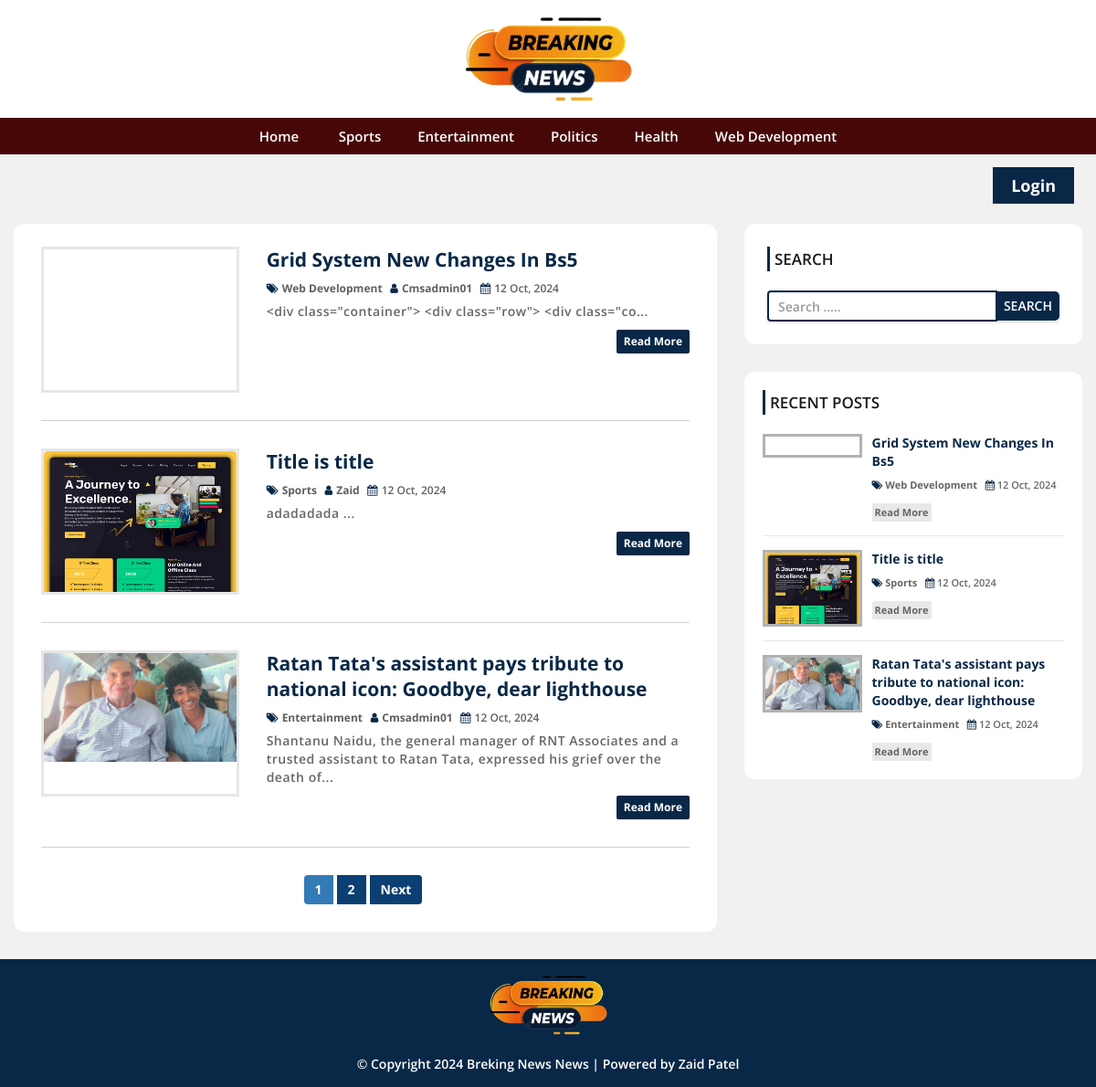
The page / on the database its author committed.
### tables this page shows
CREATE TABLE `settings` (
  `id` int(11) NOT NULL,
  `websitename` varchar(60) NOT NULL,
  `logo` varchar(255) NOT NULL,
  `footerdesc` varchar(255) NOT NULL
);

CREATE TABLE `category` (
  `category_id` int(11) NOT NULL,
  `category_name` varchar(100) NOT NULL,
  `post` int(11) NOT NULL DEFAULT 0
);

CREATE TABLE `post` (
  `post_id` int(11) NOT NULL,
  `title` varchar(100) NOT NULL,
  `description` text NOT NULL,
  `category` varchar(100) NOT NULL,
  `post_date` varchar(50) NOT NULL,
  `author` int(11) NOT NULL,
  `post_img` varchar(100) NOT NULL
);

CREATE TABLE `user` (
  `user_id` int(10) UNSIGNED NOT NULL,
  `first_name` varchar(30) NOT NULL,
  `last_name` varchar(30) NOT NULL,
  `username` varchar(30) DEFAULT NULL,
  `password` varchar(40) DEFAULT NULL,
  `role` int(11) NOT NULL
);

### config.php (called while the page is built, shortened)
<?php
$hostname = "http://localhost/news-site";
?>

### index.php (the view, shortened to what this page needs)
<?php include 'header.php'; ?>
    <div id="main-content">
        <div class="container-fluid">
            <div class="row">
                <div class="col-md-8">
                    <div class="post-container">
                      <?php
                        include "config.php";
                        $limit = 3;
                        if(isset($_GET['page'])){
                          $page = $_GET['page'];
                        }else{
                          $page = 1;
                        }
                        $offset = ($page - 1) * $limit;
                        $sql = "SELECT post.post_id, post.title, post.description,post.post_date,post.author,
                        category.category_name,user.username,post.category,post.post_img FROM post
                        LEFT JOIN category ON post.category = category.category_id
                        LEFT JOIN user ON post.author = user.user_id
                        ORDER BY post.post_id DESC LIMIT {$offset},{$limit}";
                        $result = mysqli_query($conn, $sql) or die("Query Failed.");
                        if(mysqli_num_rows($result) > 0){
                          while($row = mysqli_fetch_assoc($result)) {
                      ?>
                        <div class="post-content">
                            <div class="row">
                                <div class="col-md-4">
                                  <a class="post-img" href="single.php?id=<?php echo $row['post_id']; ?>"><img src="admin/upload/<?php echo $row['post_img']; ?>" alt=""/></a>
                                </div>
                                <div class="col-md-8">
                                  <div class="inner-content clearfix">
                                      <h3><a href='single.php?id=<?php echo $row['post_id']; ?>'><?php echo $row['title']; ?></a></h3>
                                      <div class="post-information">
                                          <span>
                                              <i class="fa fa-tags" aria-hidden="true"></i>
                                              <a href='category.php?cid=<?php echo $row['category']; ?>'><?php echo $row['category_name']; ?></a>
                                          </span>
                                          <span>
                                              <i class="fa fa-user" aria-hidden="true"></i>
                                              <a href='author.php?aid=<?php echo $row['author']; ?>'><?php echo $row['username']; ?></a>
                                          </span>
                                          <span>
                                              <i class="fa fa-calendar" aria-hidden="true"></i>
                                              <?php echo $row['post_date']; ?>
                                          </span>
                                      </div>
                                      <p class="description">
                                          <?php echo substr($row['description'],0,130) . "..."; ?>
                                      </p>
                                      <a class='read-more pull-right' href='single.php?id=<?php echo $row['post_id']; ?>'>read more</a>
                                  </div>
                                </div>
                            </div>
                        </div>
                        <?php
                          }
                        }else{
                          echo "<h2>No Record Found.</h2>";
                        }
                        $sql1 = "SELECT * FROM post";
                        $result1 = mysqli_query($conn, $sql1) or die("Query Failed.");
                        if(mysqli_num_rows($result1) > 0){
                          $total_records = mysqli_num_rows($result1);
                          $total_page = ceil($total_records / $limit);
                          echo '<ul class="pagination admin-pagination">';
                          for($i = 1; $i <= $total_page; $i++){
                            if($i == $page){
                              $active = "active";
                            }else{
                              $active = "";
                            }
                            echo '<li class="'.$active.'"><a href="index.php?page='.$i.'">'.$i.'</a></li>';
                          }
                          if($total_page > $page){
                            echo '<li><a href="index.php?page='.($page + 1).'">Next</a></li>';
                          }
                          echo '</ul>';
                        }
                        ?>
                    </div>
                </div>
                <?php include 'sidebar.php'; ?>
            </div>
        </div>
    </div>
<?php include 'footer.php'; ?>

### header.php (shortened to what this page needs)
<?php
include "config.php";
?>
<!DOCTYPE html>
<html lang="en">
<head>
  <link rel="stylesheet" href="css/bootstrap.min.css" />
  <link rel="stylesheet" href="css/font-awesome.css">
  <link rel="stylesheet" href="css/style.css">
</head>
<body>
  <div id="header">
    <div class="container">
      <div class="row">
        <div class="col-md-offset-4 col-md-4">
          <?php
          include "config.php";
          $sql = "SELECT * FROM settings";
          $result = mysqli_query($conn, $sql) or die("Query Failed.");
          if (mysqli_num_rows($result) > 0) {
            while ($row = mysqli_fetch_assoc($result)) {
              if ($row['logo'] == "") {
                echo '<a href="index.php"><h1>' . $row['websitename'] . '</h1></a>';
              } else {
                echo '<a href="index.php" id="logo"><img src="admin/images/' . $row['logo'] . '"></a>';
              }
            }
          }
          ?>
        </div>
      </div>
    </div>
  </div>
  <div id="menu-bar">
    <div class="container">
      <div class="row">
        <div class="col-md-12">
          <?php
          include "config.php";
          $sql = "SELECT * FROM category WHERE post > 0";
          $result = mysqli_query($conn, $sql) or die("Query Failed. : Category");
          if (mysqli_num_rows($result) > 0) {
            $active = "";
          ?>
            <ul class='menu'>
              <li><a href='<?php echo $hostname; ?>'>Home</a></li>
              <?php while ($row = mysqli_fetch_assoc($result)) {
                echo "<li><a class='{$active}' href='category.php?cid={$row['category_id']}'>{$row['category_name']}</a></li>";
              } ?>
            </ul>
          <?php } ?>
        </div>
      </div>
    </div>
  </div>
  <div class="login-btn-wrapper">
    <?php
    if (!isset($_SESSION['username'])) { ?>
      <a href="admin/index.php">Login</a>
    <?php } else { ?>
      <a href="admin/post.php"><?php echo $_SESSION['username'] ?> &bullet; Add Post</a>
    <?php } ?>
  </div>

### sidebar.php
<div id="sidebar" class="col-md-4">
    <div class="search-box-container">
        <h4>Search</h4>
        <form class="search-post" action="search.php" method ="GET">
            <div class="input-group">
                <input type="text" name="search" class="form-control" placeholder="Search .....">
                <span class="input-group-btn">
                    <button type="submit" class="btn btn-danger">Search</button>
                </span>
            </div>
        </form>
    </div>
    <div class="recent-post-container">
        <h4>Recent Posts</h4>
        <?php
        include "config.php";
        $limit = 3;
        $sql = "SELECT post.post_id, post.title, post.post_date,
        category.category_name,post.category,post.post_img FROM post
        LEFT JOIN category ON post.category = category.category_id
        ORDER BY post.post_id DESC LIMIT {$limit}";
        $result = mysqli_query($conn, $sql) or die("Query Failed. : Recent Post");
        if(mysqli_num_rows($result) > 0){
          while($row = mysqli_fetch_assoc($result)) {
      ?>
        <div class="recent-post">
            <a class="post-img" href="single.php?id=<?php echo $row['post_id']; ?>">
                <img src="admin/upload/<?php echo $row['post_img']; ?>" alt=""/>
            </a>
            <div class="post-content">
                <h5><a href="single.php?id=<?php echo $row['post_id']; ?>"><?php echo $row['title']; ?></a></h5>
                <span>
                    <i class="fa fa-tags" aria-hidden="true"></i>
                    <a href='category.php?cid=<?php echo $row['category']; ?>'><?php echo $row['category_name']; ?></a>
                </span>
                <span>
                    <i class="fa fa-calendar" aria-hidden="true"></i>
                    <?php echo $row['post_date']; ?>
                </span>
                <a class="read-more" href="single.php?id=<?php echo $row['post_id']; ?>">read more</a>
            </div>
        </div>
    <?php
      }
    }
    ?>
    </div>
</div>

### footer.php
<div id="footer">
  <div class="container">
    <div class="row">
      <div class="col-md-12">
        <?php
        include "config.php";
        $sql = "SELECT * FROM settings";
        $result = mysqli_query($conn, $sql) or die("Query Failed.");
        if (mysqli_num_rows($result) > 0) {
          while ($row = mysqli_fetch_assoc($result)) {
        ?>
            <div class="text-center">
              <a href="index.php"><img src="admin/images/<?php echo $row['logo'] ?>" height="70"></a>
            </div> <br>
            <span ><?php echo $row['footerdesc']; ?></span>
        <?php
          }
        }
        ?>
      </div>
    </div>
  </div>
</div>
</body>
</html>

### rows shown on the page
settings: logo (picture), footerdesc "© Copyright 2024 Breking News News | Powered by Zaid Patel"
category: category_name "Sports"
category: category_name "Entertainment"
category: category_name "Politics"
category: category_name "Health"
category: category_name "Web Development"
post: title "Grid System New Changes In Bs5", category.category_name "Web Development", user.username "Cmsadmin01", post_date "12 Oct, 2024", description "<div class=\"container\"> <div class=\"row\"> <div class=\"co"
post: post_img (picture), title "Title is title", category.category_name "Sports", user.username "Zaid", post_date "12 Oct, 2024", description "adadadada"
post: post_img (picture), title "Ratan Tata's assistant pays tribute to national icon: Goodbye, dear lighthouse", category.category_name "Entertainment", user.username "Cmsadmin01", post_date "12 Oct, 2024", description "Shantanu Naidu, the general manager of RNT Associates and a trusted assistant to Ratan Tata, expressed his grief over the death of"
